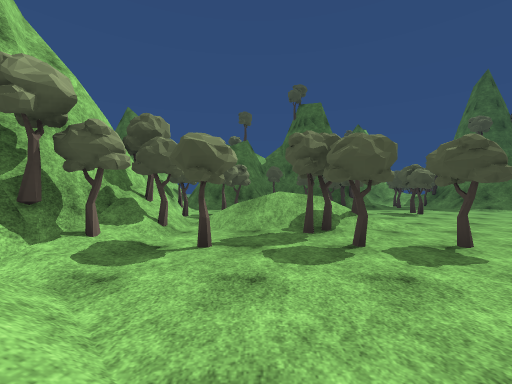
[1] (above)

17 first-person views from a walk through a scene from a Unity 3-D project. The camera is 1.2 m above the floor, looks level and sees 90° across. The floor is counted in squares, 2 m on a side. Each view is taken from the middle of a square. On the plan, view 1 faces up. The plan holds only what a view shows up to about 9 squares ahead; the rest is blank. The place goes on beyond the plan. The player character is not drawn. Some surface patterns are stand-ins.

[2]
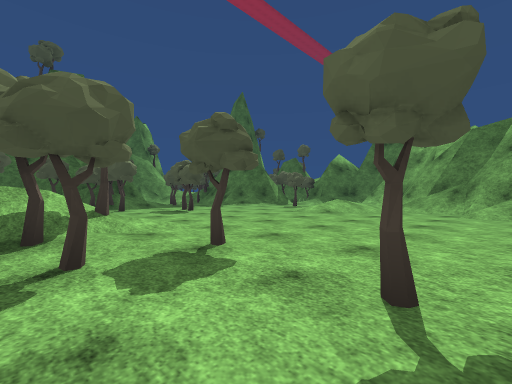

[3]
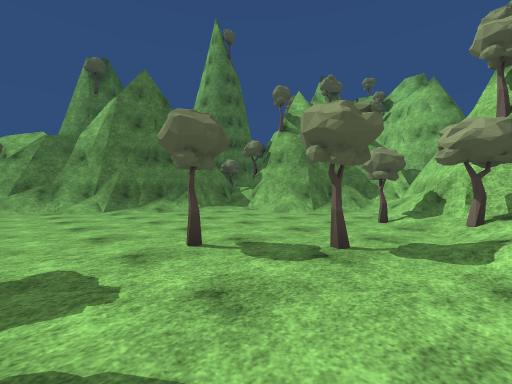

[4]
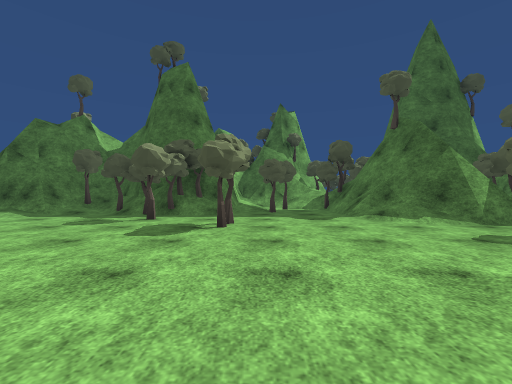

[5]
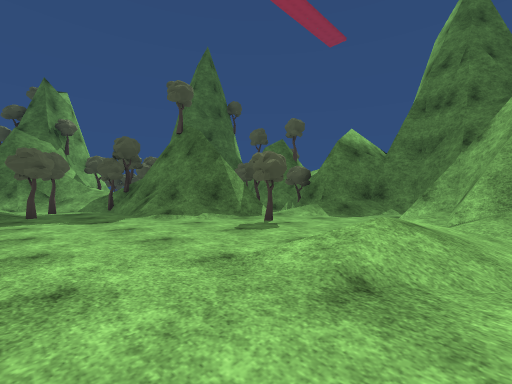

[6]
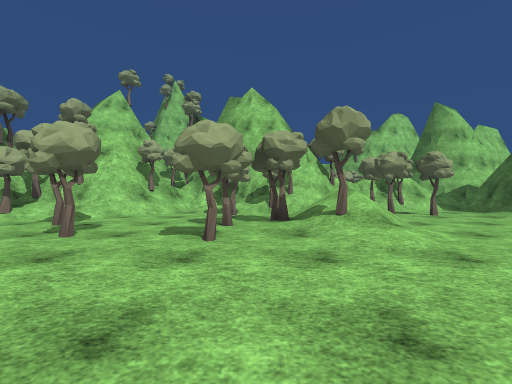

[7]
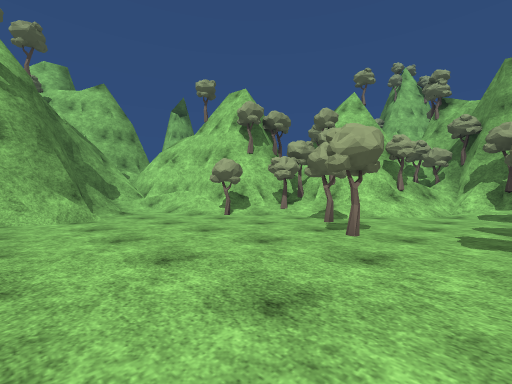

[8]
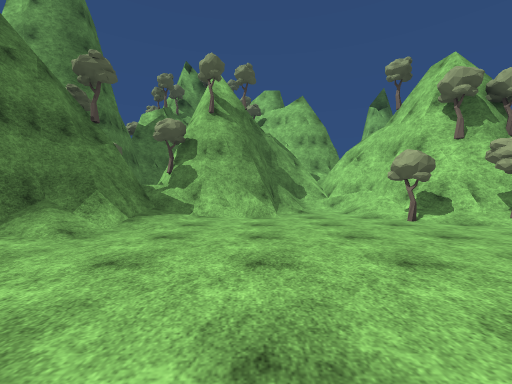

[9]
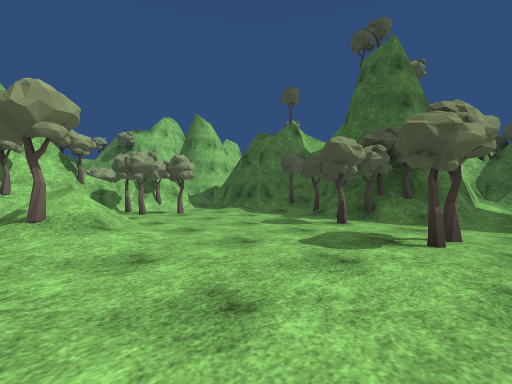

[10]
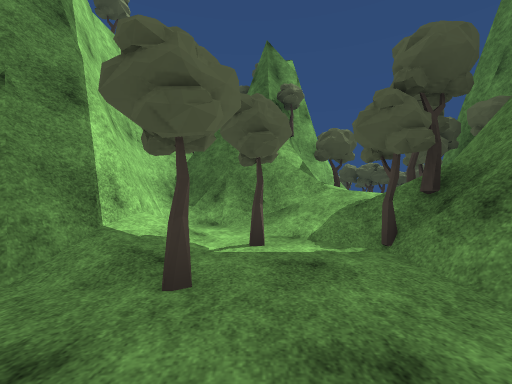

[11]
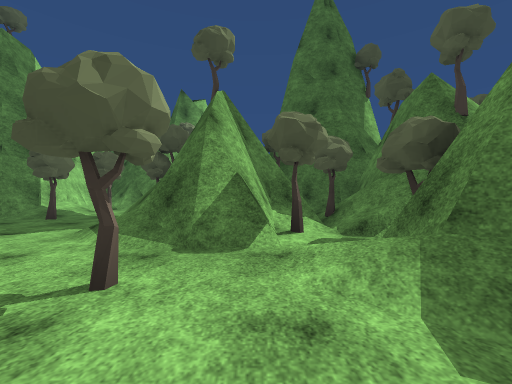

[12]
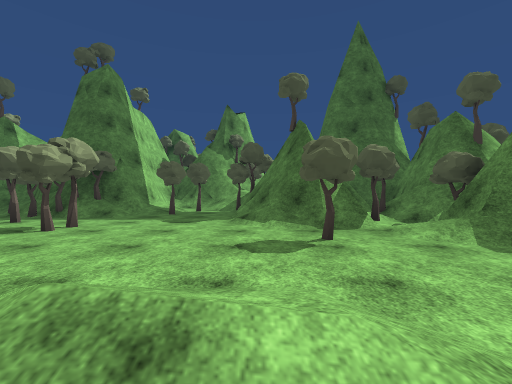

[13]
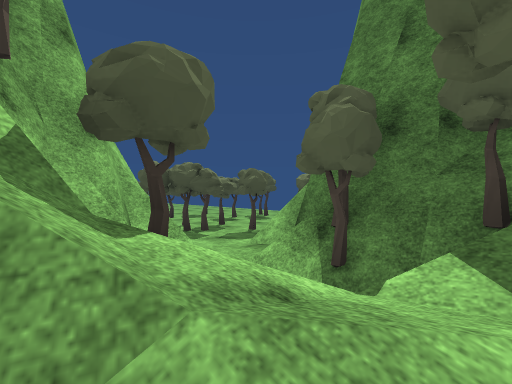

[14]
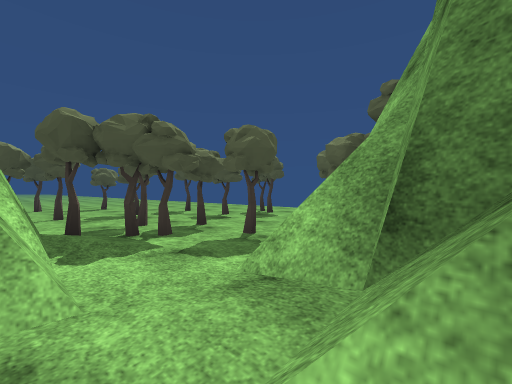

[15]
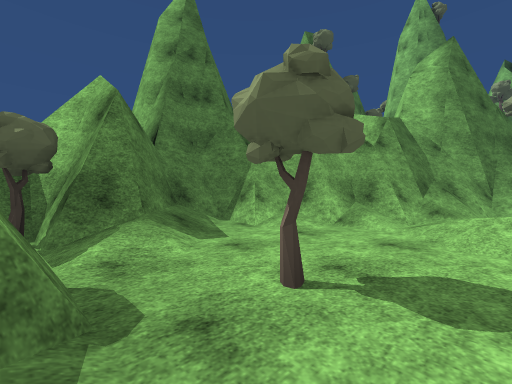

[16]
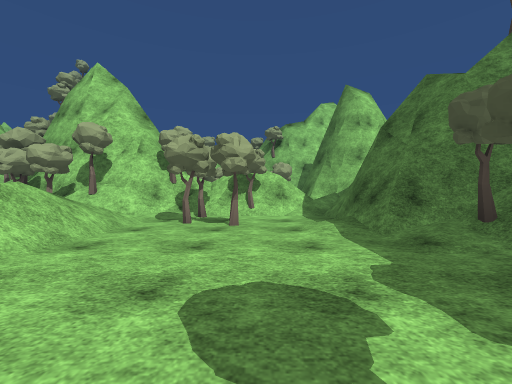

[17]
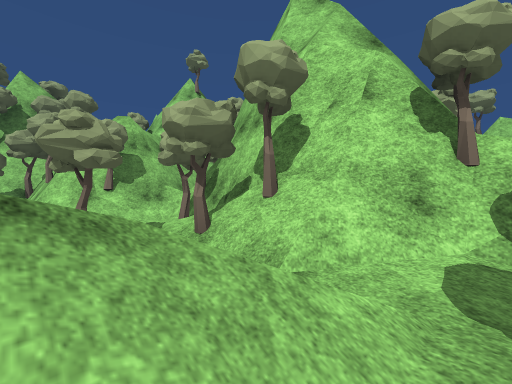

### Floor plan
Key: @ floor where view 1 was taken; # wall or solid block; . floor; / step, stairs or slope; = window, fence, low wall or low ledge; v drop or lower ground; T tree; O other object.
Columns run from 5 left of view 1 to 17 right of it. Each row starts with its distance up from view 1.
 26                 TTT
 25                 ...
 24                 ....
 23                TT.TT..
 22                ....T.O.
 21                ..T...T.
 20                #TTT..
 19                #.TT.T
 18               ##...T
 17             ###..# T
 16           ###TT//#
 15           ###=/TT#
 14           #///T###
 13 ##   ###  #/TTT#####
 12      #T####/T.####=#
 11   ####/TTT/...####T##T
 10  ##../...T....=##//T#
  9   T.T.....T....##TTv
  8   #TT.....T....T./##
  7  ##/............./###
  6  ##=/////........./#
  5   #T./TT/....///./##
  4   #/..T......////##
  3   #TT.T.T....../##
  2  ##/.........../#
  1  ##T/...T.....###
  0   ###@T....../#
 -1     T/.......##
 -2     TT/T..../##
 -3      ##/..///#
 -4       #/./####
 -5       #/./####
 -6       #####

Positions as (right, up) in squares from view 1, and headings:
1: (0, 0), facing up
2: (1, 1), facing up-right
3: (0, 3), facing down-right
4: (6, 4), facing up
5: (6, 4), facing up-right
6: (6, 4), facing left
7: (6, 3), facing down-left
8: (5, 3), facing down
9: (6, 5), facing up-left
10: (7, 10), facing up
11: (11, 6), facing up
12: (9, 4), facing up
13: (8, 14), facing up-right
14: (10, 16), facing up-right
15: (9, 9), facing down-right
16: (4, 9), facing left
17: (0, 7), facing down-left
